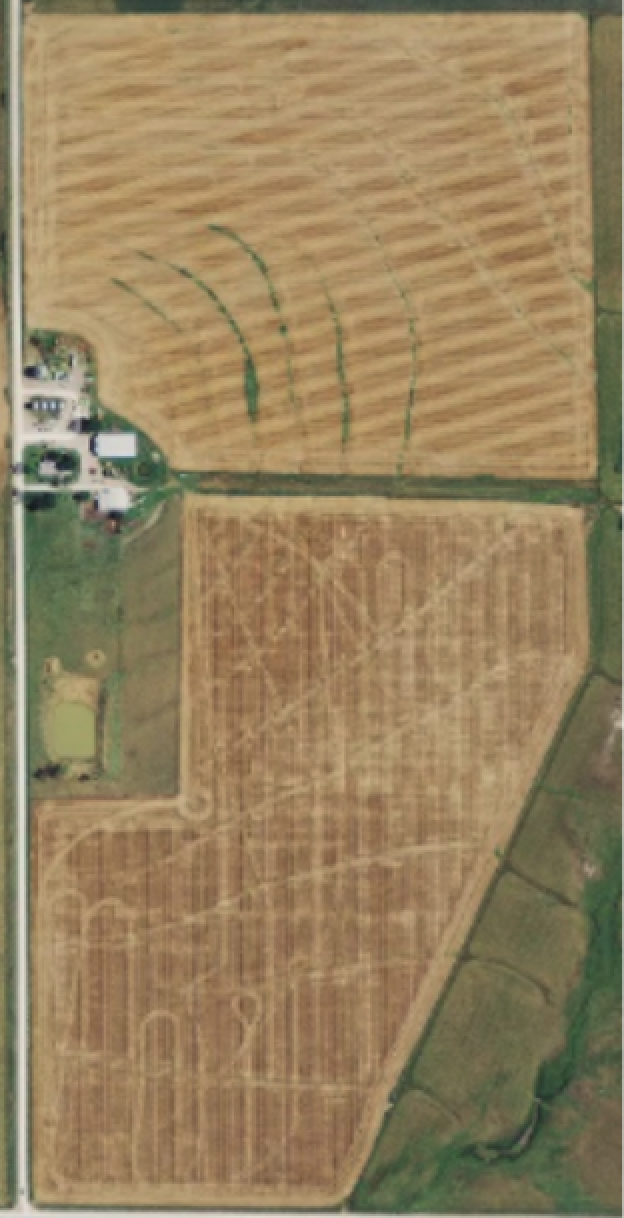
#> input picture test_images/test1.png, 624 x 1218 px
$ python VARI_python_alg.py
#> lines starting #> are read from the running program, lines starting #| are printed output that depends on the picture
'''
What is VARI?

The Visible Atmospherically Resistant Index (VARI) was designed and tested to work with RGB sensors.
VARI is a measure of “how green” an image is. VARI is not intended as a substitute for an NIR camera,
but it is meaningful when working with non-NDVI imagery. RGB images with the VARI algorithm applied
make it possible to detect areas of crop stress in a field.

VARI = (Green - Red) / (Green + Red - Blue)
'''

from PIL import Image
import numpy as np
import matplotlib.pyplot as plt
import matplotlib.image as mimg

#Image
picture = Image.open("./test_images/test1.png")
#> picture is the input picture: PIL image 624x1218 RGBA; mean R, G, B, A 149.9, 130.1, 95, 255

width, height = picture.size
#> width = 624; height = 1218
count = 0
for x in range(width):
    for y in range(height):
        current_color = picture.getpixel((x,y))
        r,g,b,a = current_color

        if (g + r - b) == 0:
            count +=1
            continue
        nc = (g - r) / (g + r - b)

        picture.putpixel((x,y) , (int( abs(r * nc)),int( abs(g * nc)),int( abs(b * nc)),a))
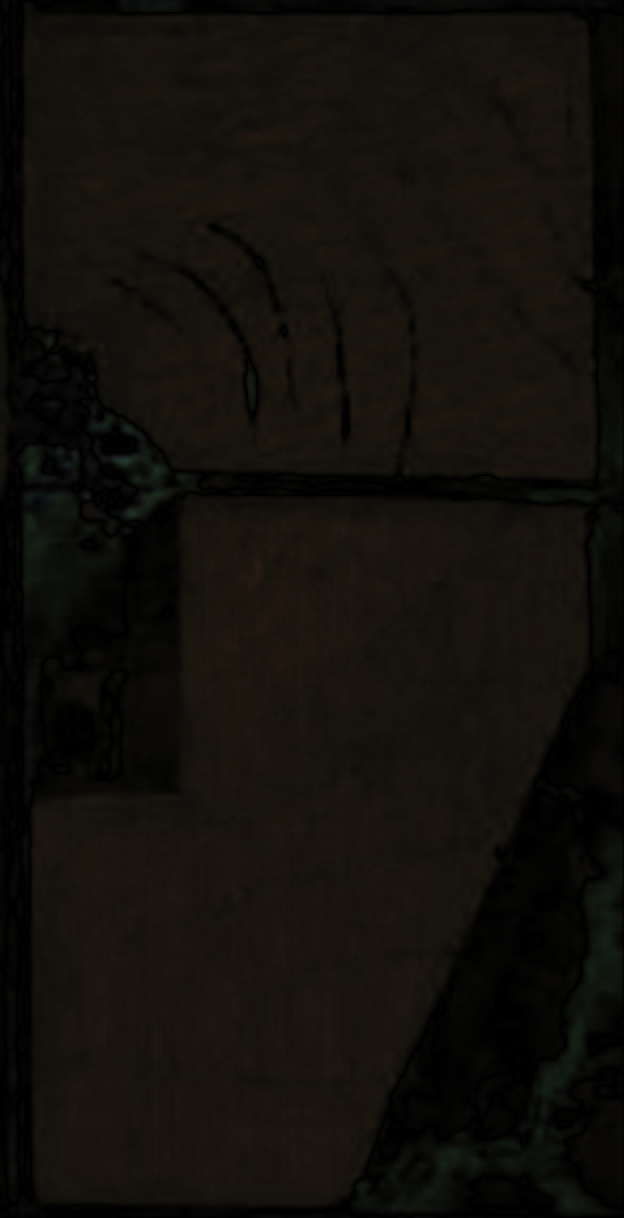
#> picture: PIL image 624x1218 RGBA; mean R, G, B, A 17.9, 15.1, 10.7, 255
#> after the loop, count = 0

print(count)
#| 0
#Save image
picture.save("./output_images/output_analysis.png")

#Load image in matplotlib
img = mimg.imread('./output_images/output_analysis.png')
lum_img = img[:, :, 0]
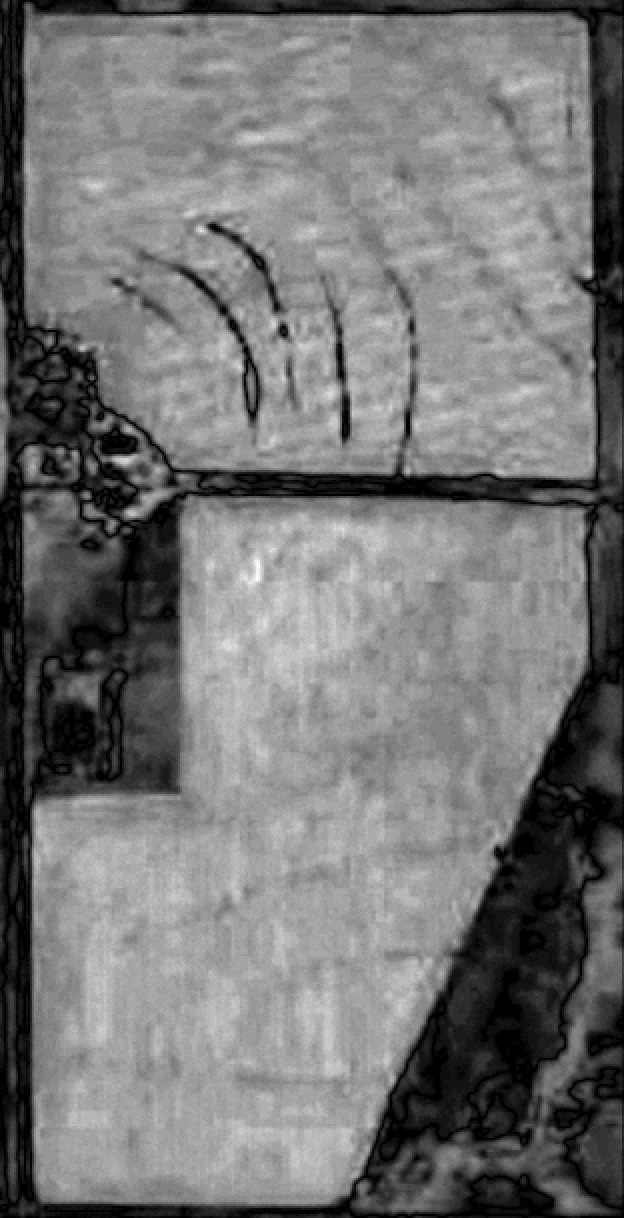
#> lum_img: shape (1218, 624) float32; min 0, max 0.153, mean 0.0703; drawn with min black and max white

color_map = plt.cm.get_cmap('RdYlGn')
reversed_color_map = color_map.reversed()


plt.imshow(lum_img,cmap=reversed_color_map)

plt.colorbar()
plt.set_cmap(reversed_color_map)
plt.show()
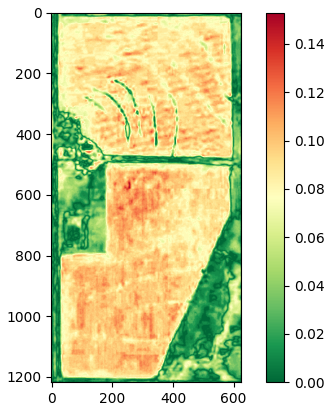
#> figure drawn by matplotlib, 2 panels
#picture.save("/Users/mariodejesus/Desktop/test_field3.png")

$ run again, with test_images/test2.png copied over test_images/test1.png
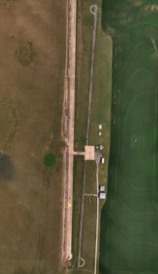
#> input picture test_images/test2.png, 158 x 274 px
#> picture is the input picture: PIL image 158x274 RGBA; mean R, G, B, A 90.2, 84.8, 57, 255
#> after the loop `for x in range(width):`:
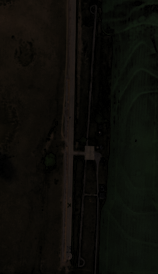
#> picture: PIL image 158x274 RGBA; mean R, G, B, A 12.7, 12.3, 8.1, 255
#> after the loop `for x in range(width):`: count = 0
#| 0
#> `plt.show()`:
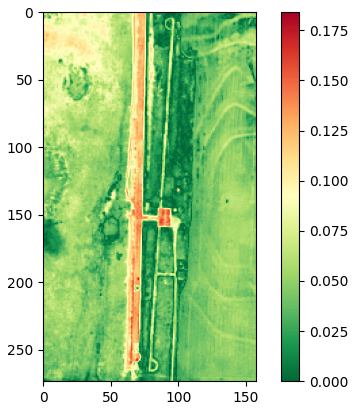
#> figure drawn by matplotlib, 2 panels

$ run again, with test_images/test3.png copied over test_images/test1.png
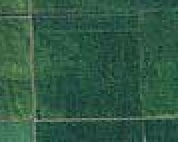
#> input picture test_images/test3.png, 178 x 142 px
#> picture is the input picture: PIL image 178x142 RGBA; mean R, G, B, A 48.4, 89.3, 68.5, 255
#> after the loop `for x in range(width):`:
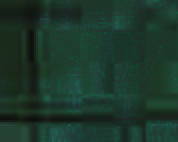
#> picture: PIL image 178x142 RGBA; mean R, G, B, A 27.7, 55.2, 42.5, 255
#> after the loop `for x in range(width):`: count = 0
#| 0
#> `plt.show()`:
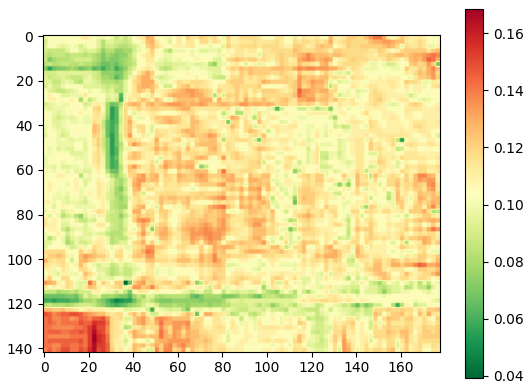
#> figure drawn by matplotlib, 2 panels

$ run again, with test_images/test4.png copied over test_images/test1.png
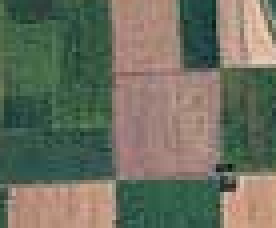
#> input picture test_images/test4.png, 138 x 114 px (shown 2 times larger)
#> picture is the input picture: PIL image 138x114 RGBA; mean R, G, B, A 108.3, 111.5, 95.7, 255
#> after the loop `for x in range(width):`:
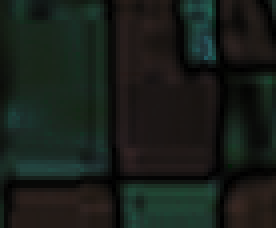
#> picture: PIL image 138x114 RGBA (shown 2 times larger); mean R, G, B, A 24.3, 30.1, 25.1, 255
#> after the loop `for x in range(width):`: count = 0
#| 0
#> `plt.show()`:
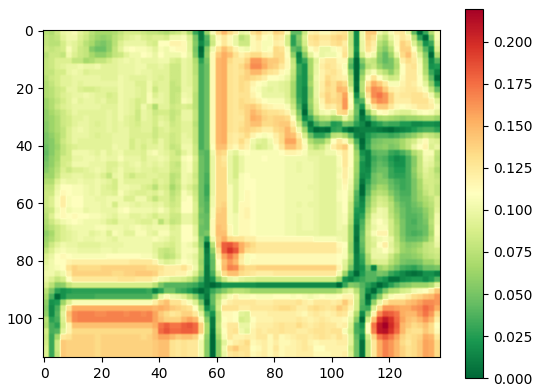
#> figure drawn by matplotlib, 2 panels
